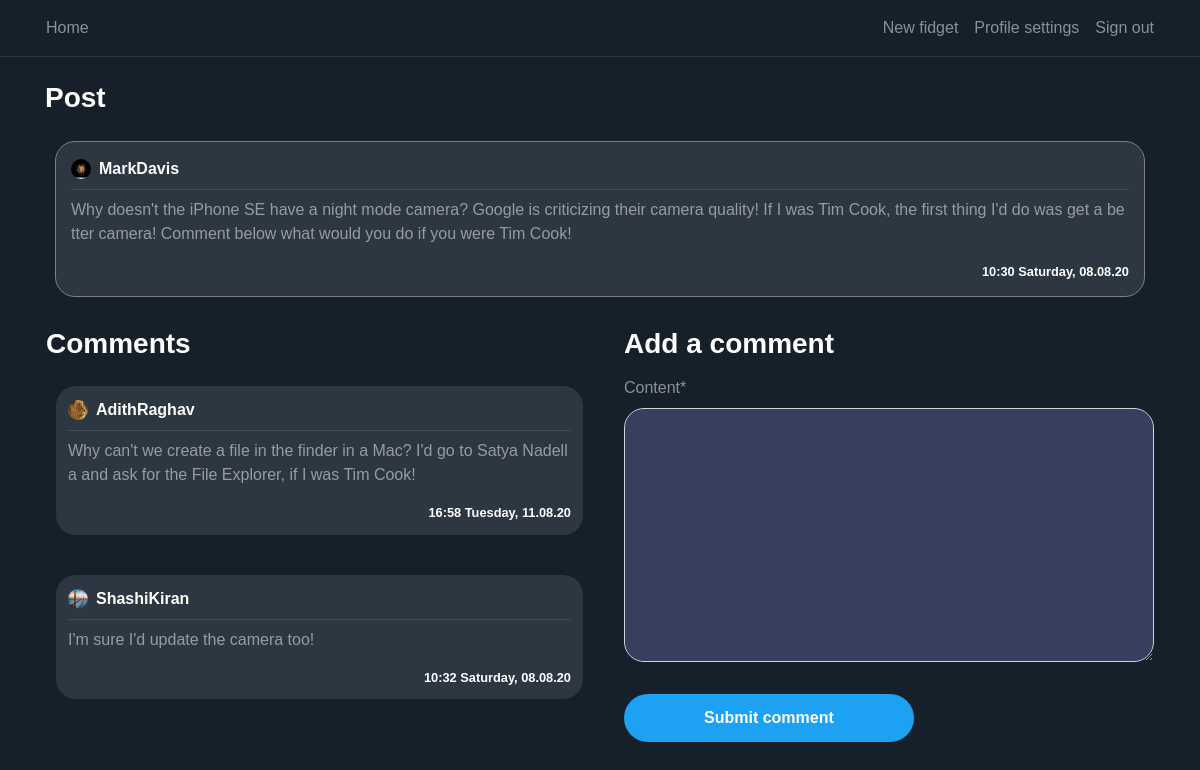
The app's page /post/17/ (signed in) with its own data.
### blog/models.py (models this page shows, shortened)
class Post(models.Model):
    content = models.TextField(max_length=1000)
    date_posted = models.DateTimeField(default=timezone.now)
    author = models.ForeignKey(User, on_delete=models.CASCADE)
    likes= models.IntegerField(default=0)
    dislikes= models.IntegerField(default=0)

class Comment(models.Model):
    content = models.TextField(max_length=600)
    date_posted = models.DateTimeField(default=timezone.now)
    author = models.ForeignKey(User, on_delete=models.CASCADE)
    post_connected = models.ForeignKey(Post, on_delete=models.CASCADE)

### users/models.py (models this page shows, shortened)
class Profile(models.Model):
    user = models.OneToOneField(User, on_delete=models.CASCADE)
    image = models.ImageField(default='default.png', upload_to='profile_pics')

### blog/views.py (the view)
# urls.py: path('post/<int:pk>/', PostDetailView.as_view(), name='post-detail'),
class PostDetailView(DetailView):
    model = Post
    template_name = 'blog/post_detail.html'
    context_object_name = 'post'
    def get_context_data(self, **kwargs):
        data = super().get_context_data(**kwargs)
        comments_connected = Comment.objects.filter(post_connected=self.get_object()).order_by('-date_posted')
        data['comments'] = comments_connected
        data['form'] = NewCommentForm(instance=self.request.user)
        return data
    def post(self, request, *args, **kwargs):
        new_comment = Comment(content=request.POST.get('content'),
                              author=self.request.user,
                              post_connected=self.get_object())
        new_comment.save()
        return self.get(self, request, *args, **kwargs)

### blog/forms.py
class NewCommentForm(forms.ModelForm):
    class Meta:
        model = Comment
        fields = ['content']

### blog/templates/blog/post_detail.html (shortened to what this page needs)
{% extends "blog/base.html" %}
{% load crispy_forms_tags %}
{% block content %}
<div class="container">
    <h3 class="white-important mb-3">
        Post
    </h3>
   <article class="media content-section">
        <div style="width: 100%; word-break: break-all;" class="hovered-tweet-comment">
            <div class="pb-2 row m-0 " style="width: 100%; margin-right: 0 !important;">
               <div
                       style="padding-left: 0px !important;"
                       class="col-8 no-padding d-flex align-items-center">
                   <img
                       class="rounded-circle mr-2"
                       style="width: 20px; height: 20px;"
                       src="{{ post.author.profile.image.url }}">
                   <a class="mr-2 white-important" href="{% url 'user-posts' post.author %}">
                       {{ post.author }}
                   </a>
               </div>
               <div class="col-4 d-flex flex-row-reverse no-padding align-items-center"
                    style="padding-right: 0 !important;">
               </div>
           </div>
            <div
                    class="mb-2 "
                    style="width: 100%; height: 1px; background-color: rgba(255, 255, 255, 0.1)"></div>
            <a style="color: rgba(255, 255, 255, 0.5) !important;">
                <p>
                    {{ post.content }}
                </p>
                <small
                    class="white-important d-flex full-width flex-row-reverse">
                    {{ post.date_posted | date:"H:i l, d.m.y" }}
                </small>
            </a>
        </div>
   </article>
    <div class="row pl-3">
        <div class="col-12 col-md-6 pl-0">
         <h3 class="white-important mb-3">
             Comments
         </h3>
        {% for comment in comments %}
            <article class="media content-section">
                <div style="width: 100%; word-break: break-all;" class="hovered-tweet-comment-in">
                <div class="pb-2 row m-0" style="width: 100%; margin-right: 0 !important;">
                   <div
                           style="padding-left: 0px !important;"
                           class="col-8 no-padding d-flex align-items-center">
                       <img
                           class="rounded-circle mr-2"
                           style="width: 20px; height: 20px;"
                           src="{{ comment.author.profile.image.url }}">
                       <a class="mr-2 white-important" href="{% url 'user-posts' comment.author.username %}">
                           {{ comment.author }}
                       </a>
                   </div>
               </div>
                <div
                        class="mb-2"
                        style="width: 100%; height: 1px; background-color: rgba(255, 255, 255, 0.1)"></div>
                <a style="color: rgba(255, 255, 255, 0.5) !important;">
                    <p>
                        {{ comment.content }}
                    </p>
                    <small
                        class="white-important d-flex full-width flex-row-reverse">
                        {{ comment.date_posted | date:"H:i l, d.m.y" }}
                    </small>
                </a>
            </div>
            </article>
        {% endfor %}
        </div>
        {% if user is not None %}
            <div class="col-12 col-md-6 pl-0 pl-md-3 pr-3">
                <h3 class="white-important mb-3">
                    Add a comment
                </h3>
                <form method="POST">
                    <fieldset class="form-group">
                        {{ form | crispy }}
                    </fieldset>
                    <div class="form-group">
                        <button class="btn btn-outline-primary" type="submit">Submit comment</button>
                    </div>
                </form>
            </div>
        {% endif %}
    </div>
  </div>
{% endblock content %}

### blog/static/blog/main.css (style rules this page uses)
:root { --muted-color: rgba(255, 255, 255, 0.5); }
body { background: #15202b; color: var(--muted-color); margin-top: 5rem; }
h1, h2, h3, h4, h5, h6 { color: var(--muted-color); }
.content-section { padding: 10px 10px; margin-bottom: 20px; }
.no-padding { padding: 0 !important; }
a { color: white; text-underline: none; text-decoration: none !important; }
article { border-radius: 4px; }
.white-important { color: white; font-weight: bold; }
.full-width { width: 100% }
.btn-outline-primary { border-color: white; color: white !important; padding: 12px 80px 12px 80px; font-weight: bold; background-color: #1da1f2; border:0; border-radius: 25px; }
.form-control { background-color: #36405e !important; color: var(--muted-color) !important; box-shadow: 0 0 0 0 !important; border-radius: 20px !important; }
.hovered-tweet-comment { background-color: #2d3741 !important; padding:15px; border-radius: 20px; border:1px solid grey; }
.hovered-tweet-comment-in { background-color: #2d3741 !important; padding:12px; border-radius: 20px; }

### blog/static/blog/style.css (style rules this page uses)
body { font-family: Arial, Helvetica, sans-serif; height: 100vh; margin: 0; padding: 0; }

### records on screen
Post: author.profile.image (picture), author "MarkDavis", content "Why doesn't the iPhone SE have a night mode camera? Google is criticizing their camera quality! If I was Tim Cook, the first thing I'd do was get a better camera! Comment below what would you do if you were Tim Cook!", date_posted "10:30 Saturday, 08.08.20"
Comment: author.profile.image (picture), author "AdithRaghav", content "Why can't we create a file in the finder in a Mac? I'd go to Satya Nadella and ask for the File Explorer, if I was Tim Cook!", date_posted "16:58 Tuesday, 11.08.20"
Comment: author.profile.image (picture), author "ShashiKiran", content "I'm sure I'd update the camera too!", date_posted "10:32 Saturday, 08.08.20"
